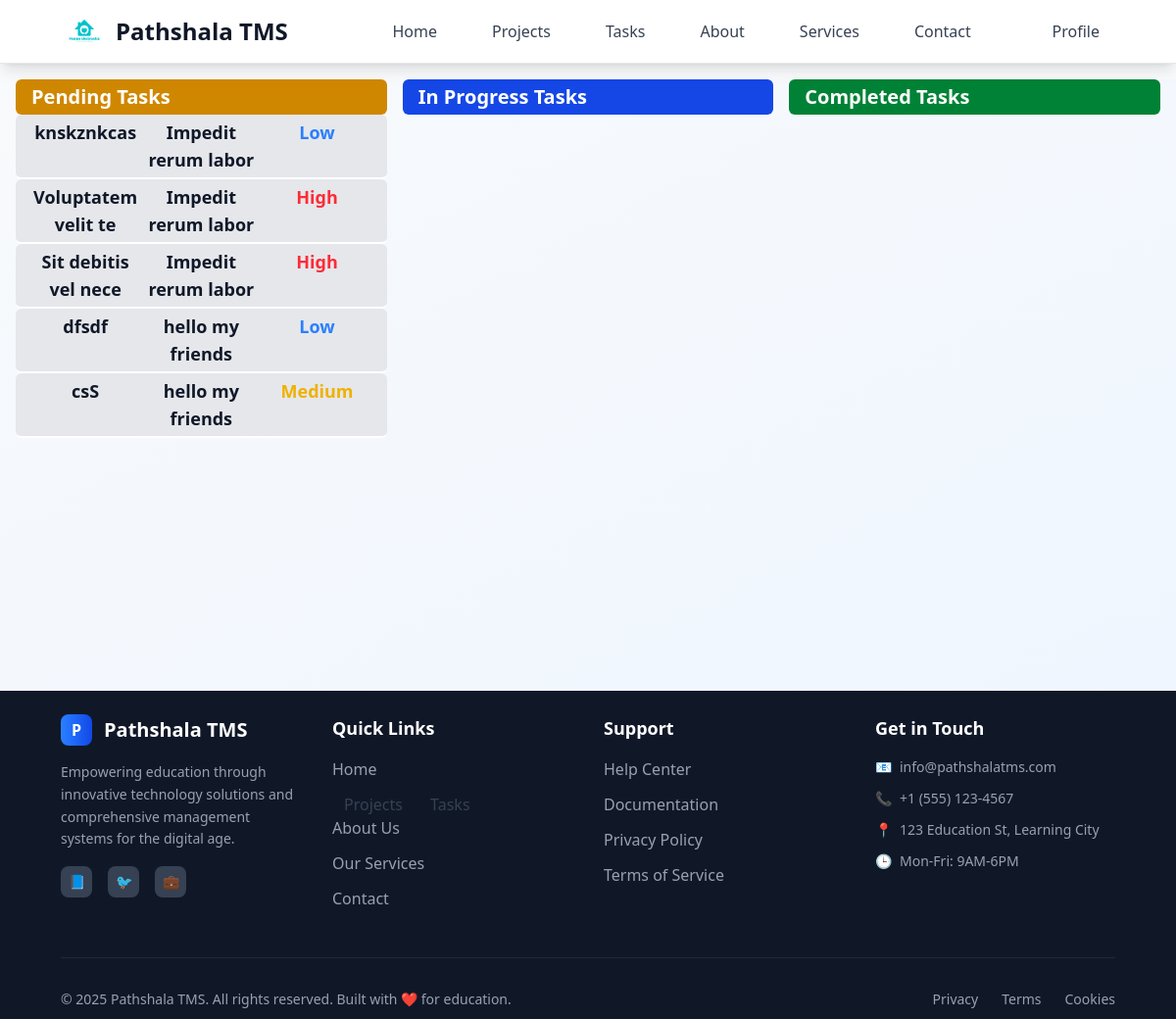
The page /employee/dashboard (signed in) on the database its author committed.
### tasks/models.py (models this page shows)
class Task(models.Model):
    class StatusOptions(models.TextChoices):
        PENDING = "Pending", "Pending"
        IN_PROGRESS = "In Progress", "In Progress"
        COMPLETED = "Completed", "Completed"
        CANCELED = "Canceled", "Canceled"
    class TaskPriorityOPtion(models.TextChoices):
        LOW="Low",'Low'
        MEDIUM="Medium",'Medium'
        HIGH="High",'High'
    title = models.CharField(max_length=30)
    description = models.TextField(null=True, blank=True)
    user = models.ForeignKey(User, on_delete=models.CASCADE, related_name="tasks")
    project = models.ForeignKey(Project, on_delete=models.CASCADE)
    assigned_user = models.ForeignKey( User, on_delete=models.SET_NULL, related_name="assigned_tasks", null=True, blank=True)
    status = models.CharField(choices=StatusOptions, default=StatusOptions.PENDING)
    priority=models.CharField(choices=TaskPriorityOPtion,default=TaskPriorityOPtion.LOW)
    deadline=models.DateField( null=True, blank=True)
    created_at = models.DateTimeField(auto_now_add=True, editable=False)
    updated_at = models.DateTimeField(auto_now=True, editable=False)
    attachment = models.FileField(blank=True, null=True, upload_to=attachment_path)

### projects/models.py (models this page shows, shortened)
class Project(models.Model):
    class StatusOption(models.TextChoices):
        PENDING="Pending","Pending"
        IN_PROGRESS= "In progress","In progress"
        COMPLETED="Completed","completed"
        CANCELED= "Canceled","canceled"
    title=models.CharField(max_length=25)
    description=models.TextField( max_length=50 ,blank=True )
    user=models.ForeignKey(User,on_delete=models.CASCADE)
    created_at=models.DateTimeField( editable=False, auto_now_add=True)
    status=models.CharField(choices=StatusOption,default=StatusOption.PENDING)
    update_at=models.DateTimeField( auto_now=True, null=True, blank=True,editable=False)

### main/views.py (the view)
# urls.py: path("dashboard",employeeDashboard),
@login_required(login_url="/login")
def employeeDashboard(request):
    role=request.user.profile.role
    if role =="employee":
        pendingTasks=Task.objects.filter(status="Pending",assigned_user=request.user)
        completedTasks=Task.objects.filter(status="Completed",user=request.user)
        InprogressTasks=Task.objects.filter(status="In Progress",user=request.user)
        return render(request,'pages/employee/dashboard.html',{'pendingTasks':pendingTasks, "completedTasks":completedTasks, "inProgressTasks":InprogressTasks})
    else:
            return redirect('/employer/dashboard')

### templates/pages/employee/dashboard.html (shortened to what this page needs)
{% extends 'layouts/main.html' %} {% block content %}
<div class="grid grid-cols-3 gap-4 my-4 mx-4">
  <div class="">
    <div
      class="text-xl px-4 py-1 font-bold text-white rounded-md bg-yellow-600"
    >
      Pending Tasks
    </div>
    <div class="rounded-lg">
      {% for task in pendingTasks %}
      <a
        href="/employer/task/{{task.id}}"
        class="grid grid-cols-3 gap-2 rounded-md text-center text-lg font-semibold px-4 text-gray-900 py-1 border-b-2 border-white bg-gray-200 hover:bg-gray-300 hover:scale-[101%] duration-300"
      >
        <div class="">{{ task.title }}</div>
        <div>{{task.project.title}}</div>
        <div
          class="{% if task.priority == 'High' %} text-red-500 {% elif task.priority == 'Medium' %} text-yellow-500 {% elif task.priority == 'Low' %} text-blue-500 {% else %} text-purple-500 {% endif %}"
        >
          {{task.priority}}
        </div>
      </a>
      {% endfor %}
    </div>
  </div>
  <div class="">
    <div class="text-xl px-4 py-1 font-bold text-white rounded-md bg-blue-700">
      In Progress Tasks
    </div>
  </div>
  <div class="">
    <div class="text-xl px-4 py-1 font-bold text-white rounded-md bg-green-700">
      Completed Tasks
    </div>
  </div>
</div>
{% endblock %}

### rows shown on the page
Task: title "knskznkcas", project "Impedit rerum labor", priority "Low"
Task: title "Voluptatem velit te", project "Impedit rerum labor", priority "High"
Task: title "Sit debitis vel nece", project "Impedit rerum labor", priority "High"
Task: title "dfsdf", project "hello my friends", priority "Low"
Task: title "csS", project "hello my friends", priority "Medium"
